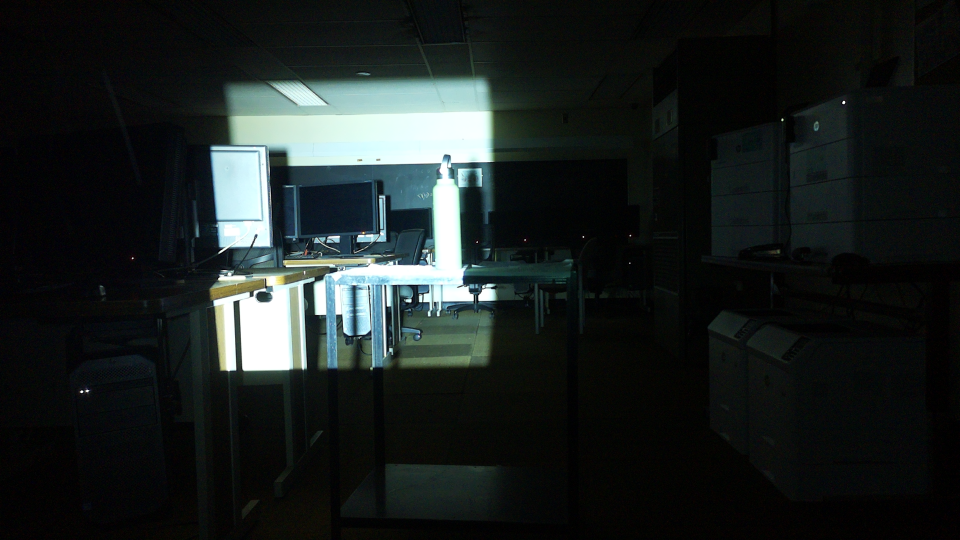
#> input picture grayCodePics/image_1.png, 1920 x 1080 px, given in place of 1.bmp, which was not available (shown at 1/2 size); the run also reads 2 pictures not shown here
$ python TriangulationTest.py
#> lines starting #> are read from the running program, lines starting #| are printed output that depends on the picture; after the words box and inside, x2 and y2 are one past the last pixel; in counts of white or black regions, pixels touching at a corner belong together; pictures that were not available may be replaced by others from this repository, and a replacement may not be noted
import numpy as np
import cv2 as cv
import matplotlib.pyplot as plt
import math
import open3d as o3d

# [87 lines left out: functions triangulate_points, triangulate_using_opencv, not called in this run]

def pbpthreshold(image,threshold):
    #Compares image to thresholding image, set binary, if < than threshold image pixel = 0, if >, pixel goes to 255.
    flatimage = image.flatten()
    flatthreshold = threshold.flatten()
    if len(image) != len(threshold):
        print("Image and Threshold Matrix are incompatible sizes")
        return
    for i in range(len(flatimage)):
        if flatimage[i] <= flatthreshold[i]:
            flatimage[i] = 0
        elif flatimage[i] > flatthreshold[i]:
            flatimage[i] = 255

    image = flatimage.reshape(image.shape)
    return image

# [23 lines left out: function decodeGrayPattern, not called in this run]

def binaryToGray(binary_integer):
    binary_integer ^= (binary_integer >> 1)
    return binary_integer

# [12 lines left out: function visualize_point_cloud, not called in this run]


blankImage = cv.imread("C:\\Users\\nludw\\Documents\\Capstone\\Binary Coding\\Testing\\TestImages\\blankImage.bmp")
fullImage = cv.imread("C:\\Users\\nludw\\Documents\\Capstone\\Binary Coding\\Testing\\TestImages\\fullImage.bmp")
blankImage = cv.cvtColor(blankImage, cv.COLOR_BGR2GRAY)
#> blankImage: shape (1080, 1920); every value is 0
fullImage = cv.cvtColor(fullImage,cv.COLOR_BGR2GRAY)
#> fullImage: shape (1080, 1920); every value is 255
N = 10
image_array = np.empty((N,fullImage.shape[0],fullImage.shape[1]), dtype=blankImage.dtype)
avg_thresh = cv.addWeighted(blankImage,0.5,fullImage,0.5,0) #add white and blank images for thresholding and average
#> avg_thresh: shape (1080, 1920); every value is 128
avg_thresh = cv.divide(avg_thresh,2)                           #divide to finish averaging (per pixel thresholding)
#> avg_thresh: shape (1080, 1920); every value is 64


for i in range(N):
    # load image array and pre-process images
    filein = "C:\\Users\\nludw\\Documents\\Capstone\\Binary Coding\\Testing\\TestImages\\{}.bmp".format(i+1)
    image = cv.imread(filein)
#> image is the input picture: shape (1080, 1920, 3); mean B, G, R 32.8, 33.7, 27.8
    image_gray = cv.cvtColor(image, cv.COLOR_BGR2GRAY)
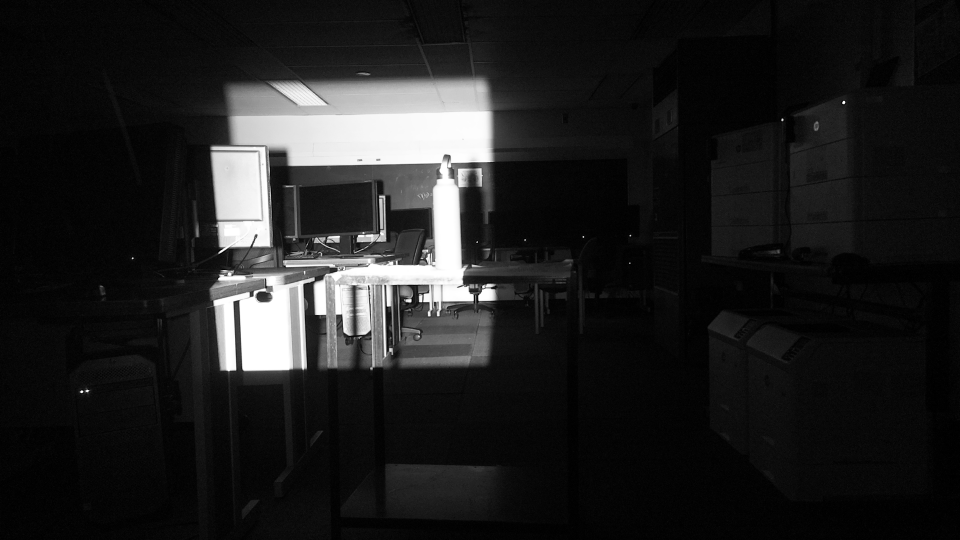
#> image_gray: shape (1080, 1920) (shown at 1/2 size); min 0, max 255, mean 31.8
    #Convert to black and white based on grascale (average per pixel thresholding)
    image_thresh = pbpthreshold(image_gray,avg_thresh)
#> in pbpthreshold, `image = flatimage.reshape(image.shape)`:
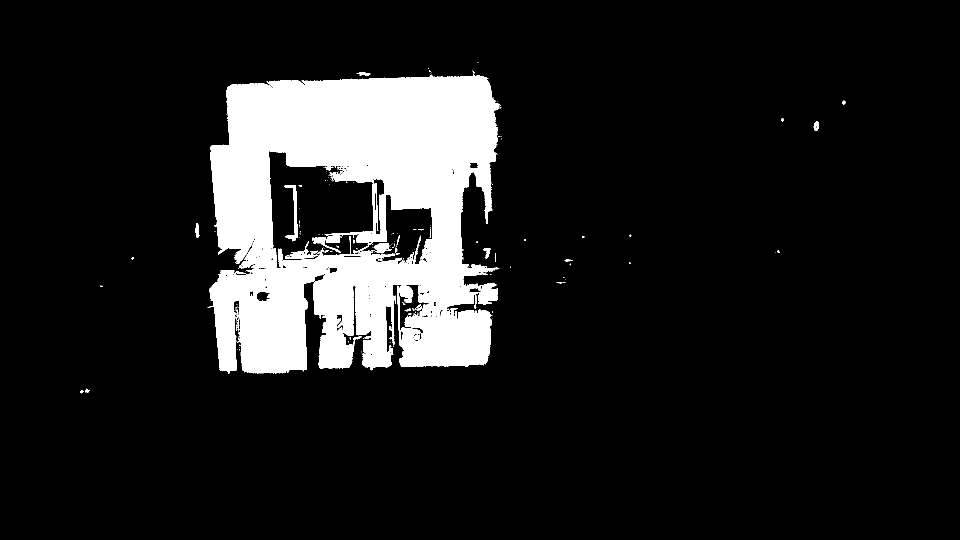
#> image: shape (1080, 1920) (shown at 1/2 size); 11.9% white; 177 white regions (147 under 20 px), largest, box (x1, y1, x2, y2) and area: (415, 148, 1001, 748) 242637, (568, 370, 596, 483) 799, (570, 482, 637, 517) 672
    image_array[i] = image_thresh
#> pass 2 of the loop `for i in range(N):`:
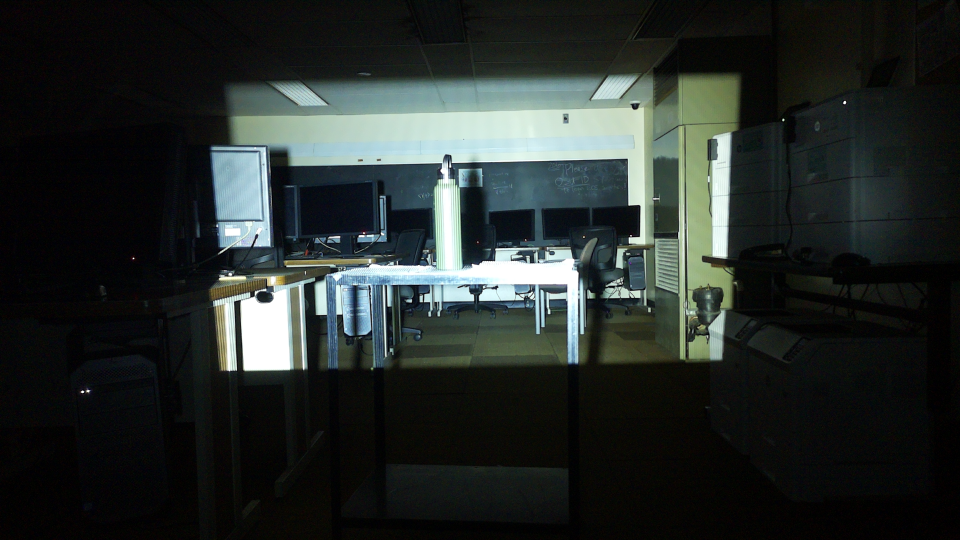
#> input picture grayCodePics/image_10.png, 1920 x 1080 px, given in place of 2.bmp, which was not available (shown at 1/2 size)
#> image is the input picture: shape (1080, 1920, 3); mean B, G, R 42.5, 44.8, 38.9
#> `image_gray = cv.cvtColor(image, cv.COLOR_BGR2GRAY)`:
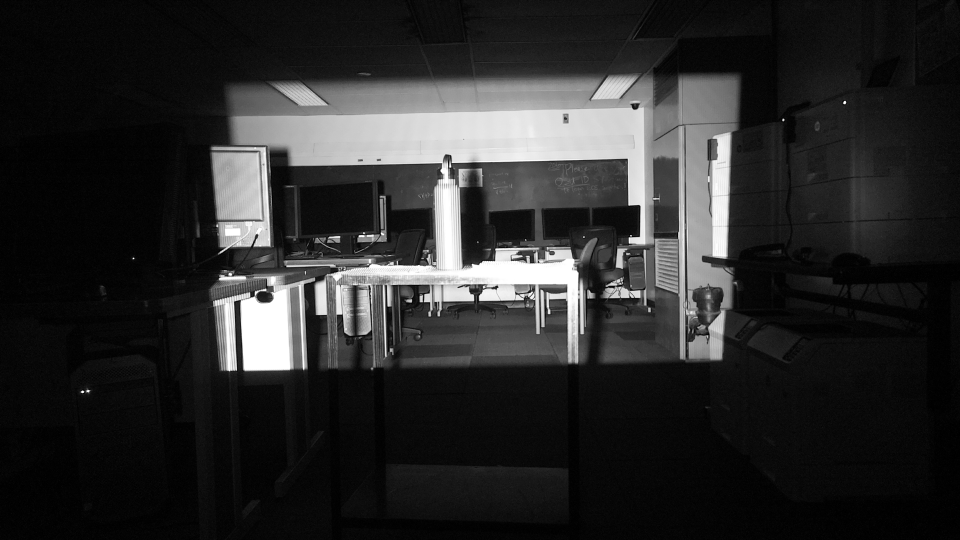
#> image_gray: shape (1080, 1920) (shown at 1/2 size); min 0, max 255, mean 42.8
#> in pbpthreshold (call 2), `image = flatimage.reshape(image.shape)`:
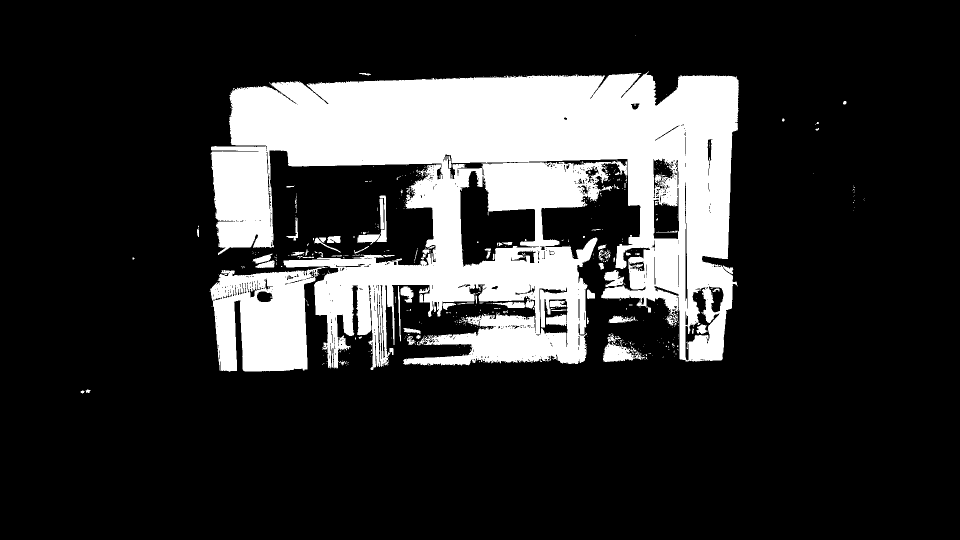
#> image: shape (1080, 1920) (shown at 1/2 size); 19.5% white; 500 white regions (425 under 20 px), largest, box (x1, y1, x2, y2) and area: (421, 143, 1478, 740) 359136, (420, 534, 655, 744) 32895, (1206, 666, 1290, 724) 1963
#> (the run stopped early here; a loop or call above may not have finished)
